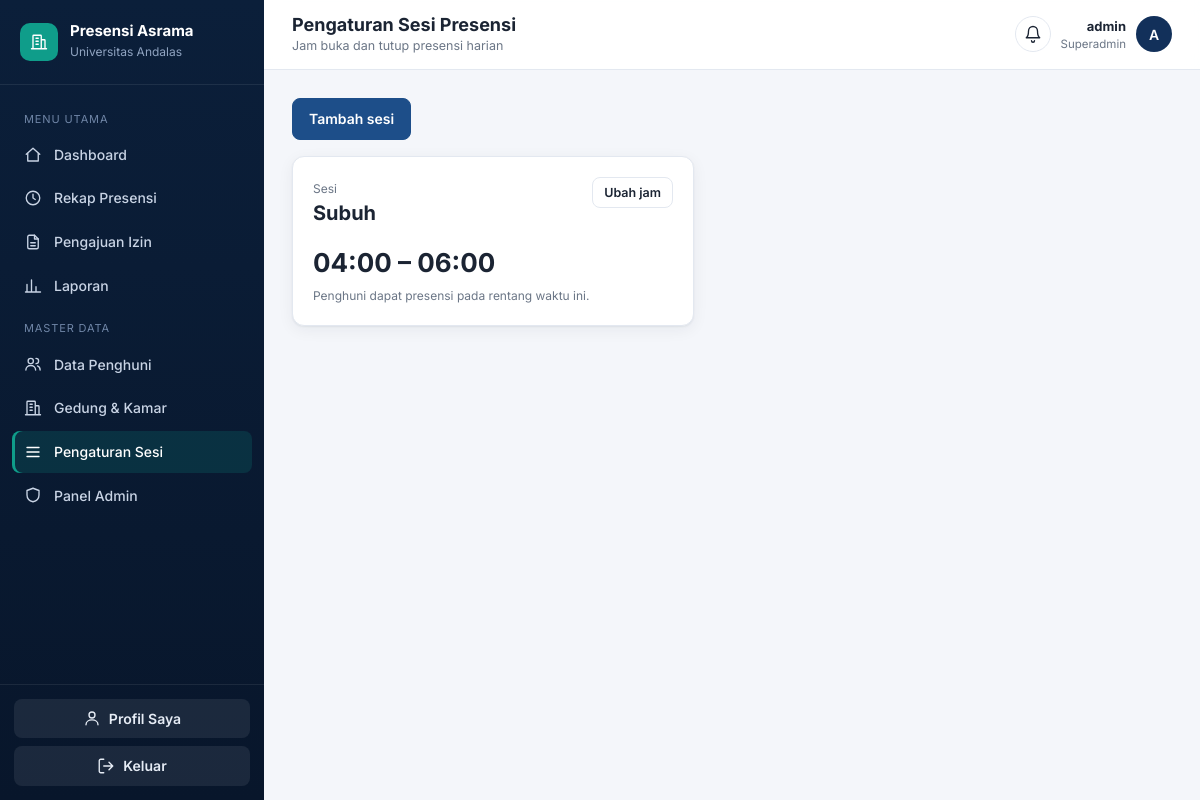
Before: /kelola/sesi/ (signed in) with the older database file.
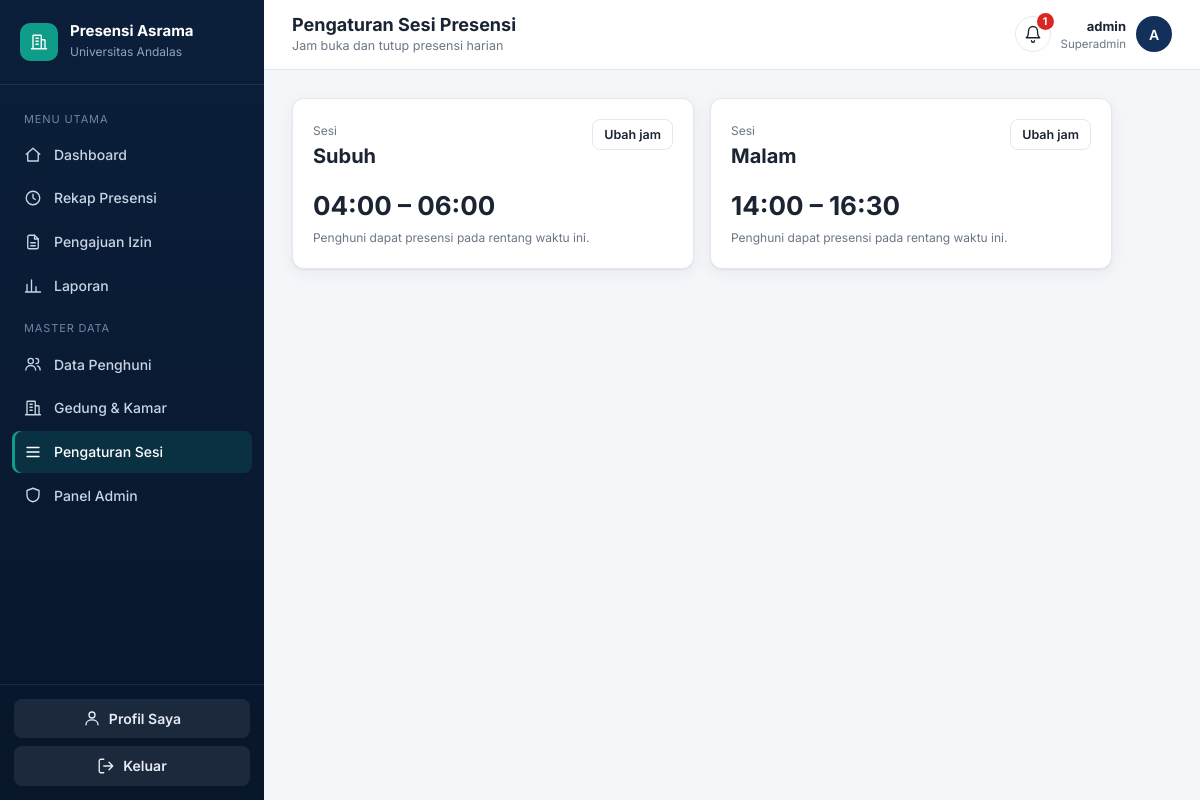
After: the same page with the newer database file.
### accounts/models.py (models this page shows, shortened)
class SesiPresensi(models.Model):
    NAMA_SESI_CHOICES = (
        ('subuh', 'Subuh'),
        ('malam', 'Malam'),
    )
    nama_sesi = models.CharField(max_length=10, choices=NAMA_SESI_CHOICES)
    jam_mulai = models.TimeField()
    jam_selesai = models.TimeField()

### accounts/views.py (the view)
# urls.py: path('kelola/sesi/', accounts_views.sesi_list, name='sesi_list'),
@login_required
def sesi_list(request):
    if not is_admin(request.user):
        return _tolak_non_staf(request)
    sesi_list = SesiPresensi.objects.order_by('jam_mulai')
    return render(request, 'sesi_list.html', {
        'sesi_list': sesi_list,
        'sesi_bisa_ditambah': sesi_list.count() < len(SesiPresensi.NAMA_SESI_CHOICES),
    })

### accounts/context_processors.py (called while the page is built, shortened)
def notifikasi(request):
    u = request.user
    if not u.is_authenticated:
        return {}
    items = []
    if is_staf(u):
        n = PengajuanIzin.objects.filter(status_persetujuan='pending').count()
        if n:
            items.append({'teks': f'{n} pengajuan izin menunggu persetujuan', 'url': reverse('izin_list'), 'tone': 'pending'})
    return {'notif_items': items}

### accounts/views.py (called while the page is built)
def is_admin(u):
    return u.is_superuser or u.role == 'superadmin'

def is_staf(u):
    return is_admin(u) or is_fasil(u)

### templates/sesi_list.html (shortened to what this page needs)
{% extends "base.html" %}
{% block heading %}Pengaturan Sesi Presensi{% endblock %}
{% block subheading %}Jam buka dan tutup presensi harian{% endblock %}
{% block content %}
<div class="grid g-2" style="max-width:820px">
  {% if sesi_bisa_ditambah %}
  <div style="grid-column:1/-1"><a class="btn btn-primary" href="{% url 'sesi_tambah' %}">Tambah sesi</a></div>
  {% endif %}
  {% for s in sesi_list %}
  <div class="card card-body">
    <div style="display:flex;justify-content:space-between;align-items:start">
      <div><small>Sesi</small><h2 style="font-size:20px">{{ s.get_nama_sesi_display }}</h2></div>
      <a class="btn btn-sm" href="{% url 'sesi_ubah' s.id %}">Ubah jam</a>
    </div>
    <p style="font-size:26px;font-weight:700;margin-top:14px">{{ s.jam_mulai|time:"H:i" }} – {{ s.jam_selesai|time:"H:i" }}</p>
    <small>Penghuni dapat presensi pada rentang waktu ini.</small>
  </div>
  {% empty %}<div class="card empty" style="grid-column:1/-1"><b>Belum ada sesi</b>{% if sesi_bisa_ditambah %}Gunakan tombol Tambah sesi untuk mengatur sesi presensi.{% endif %}</div>{% endfor %}
</div>
{% endblock %}

### templates/base.html (shortened to what this page needs)
{% load static %}<!DOCTYPE html>
<html lang="id">
<head>
  <link rel="stylesheet" href="{% static 'css/app.css' %}">
</head>
<body>
{% with page=request.resolver_match.url_name %}
<div class="app">
  <aside class="sidebar" id="sidebar">
    <div class="brand">
      <div class="brand-mark"><svg class="icon"><use href="#i-building"/></svg></div>
      <div><b>Presensi Asrama</b><small>Universitas Andalas</small></div>
    </div>
    <nav class="nav">
      {% if user.is_superuser or user.role == 'superadmin' %}
        <div class="nav-label">Menu Utama</div>
        <a href="{% url 'home' %}" class="{% if page == 'home' %}active{% endif %}"><svg class="icon"><use href="#i-home"/></svg>Dashboard</a>
        <a href="{% url 'riwayat' %}" class="{% if page == 'riwayat' %}active{% endif %}"><svg class="icon"><use href="#i-clock"/></svg>Rekap Presensi</a>
        <a href="{% url 'izin_list' %}" class="{% if page == 'izin_list' or page == 'izin_detail' %}active{% endif %}"><svg class="icon"><use href="#i-file"/></svg>Pengajuan Izin</a>
        <a href="{% url 'laporan' %}" class="{% if page == 'laporan' %}active{% endif %}"><svg class="icon"><use href="#i-chart"/></svg>Laporan</a>
        <div class="nav-label">Master Data</div>
        <a href="{% url 'penghuni_list' %}" class="{% if page == 'penghuni_list' %}active{% endif %}"><svg class="icon"><use href="#i-users"/></svg>Data Penghuni</a>
        <a href="{% url 'gedung_list' %}" class="{% if page == 'gedung_list' %}active{% endif %}"><svg class="icon"><use href="#i-building"/></svg>Gedung &amp; Kamar</a>
        <a href="{% url 'sesi_list' %}" class="{% if page == 'sesi_list' or page == 'sesi_ubah' %}active{% endif %}"><svg class="icon"><use href="#i-sliders"/></svg>Pengaturan Sesi</a>
        {% if user.is_staff %}<a href="{% url 'admin:index' %}"><svg class="icon"><use href="#i-shield"/></svg>Panel Admin</a>{% endif %}
      {% endif %}
    </nav>
    <div class="sidebar-foot">
      <a class="btn" href="{% url 'profil' %}" style="margin-bottom:8px"><svg class="icon"><use href="#i-user"/></svg>Profil Saya</a>
      <form method="post" action="{% url 'logout' %}">{% csrf_token %}
        <button class="btn"><svg class="icon"><use href="#i-logout"/></svg>Keluar</button>
      </form>
    </div>
  </aside>
  <div class="main">
    <header class="topbar">
      <div><h1>{% block heading %}Dashboard{% endblock %}</h1><p>{% block subheading %}{% endblock %}</p></div>
      <div class="user-chip no-print">
        <details class="notif"><summary aria-label="Notifikasi"><svg class="icon"><use href="#i-bell"/></svg>{% if notif_items %}<em>{{ notif_items|length }}</em>{% endif %}</summary>
          </details>
        <div class="meta"><b>{{ user.get_full_name|default:user.username }}</b>
          <small>{% if user.is_superuser %}Superadmin{% else %}{{ user.get_role_display }}{% endif %}{% if user.nim_nip %} · {{ user.nim_nip }}{% endif %}</small></div>
        <a href="{% url 'profil' %}" class="avatar" style="text-decoration:none">{{ user.get_full_name|default:user.username|slice:":1"|upper }}</a>
      </div>
    </header>
    <main class="content">
      {% block content %}{% endblock %}
    </main>
  </div>
</div>
{% endwith %}
</body>
</html>

Changed rows visible on the page:
added SesiPresensi: nama_sesi "Malam", jam_mulai "14:00", jam_selesai "16:30"
Other visible differences:
{{ notif_items|length }}: (not shown) → "1"
text no longer shown: "Tambah sesi"
